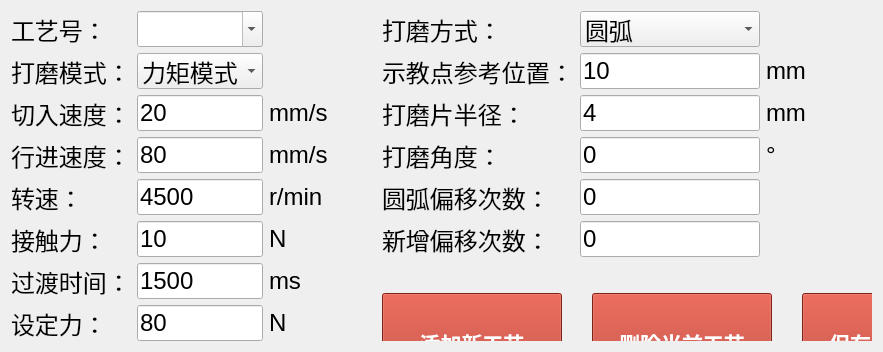
      <widget class="QWidget" name="page_2">
       <property name="font">
        <font>
         <pointsize>9</pointsize>
        </font>
       </property>
       <property name="accessibleName">
        <string>工艺</string>
       </property>
       <property name="styleSheet">
        <string notr="true"/>
       </property>
       <layout class="QGridLayout" name="gridLayout" columnstretch="1,1,1,1,1,1">
        <item row="0" column="0">
         <widget class="QLabel" name="lblCraftID">
          <property name="sizePolicy">
           <sizepolicy hsizetype="Preferred" vsizetype="Preferred">
            <horstretch>0</horstretch>
            <verstretch>0</verstretch>
           </sizepolicy>
          </property>
          <property name="font">
           <font>
            <pointsize>18</pointsize>
           </font>
          </property>
          <property name="text">
           <string>工艺号：</string>
          </property>
         </widget>
        </item>
        <item row="0" column="1">
         <widget class="QComboBox" name="cmbCraftID">
          <property name="sizePolicy">
           <sizepolicy hsizetype="Preferred" vsizetype="Preferred">
            <horstretch>0</horstretch>
            <verstretch>0</verstretch>
           </sizepolicy>
          </property>
          <property name="minimumSize">
           <size>
            <width>0</width>
            <height>0</height>
           </size>
          </property>
          <property name="font">
           <font>
            <pointsize>18</pointsize>
           </font>
          </property>
          <property name="editable">
           <bool>true</bool>
          </property>
         </widget>
        </item>
        <item row="0" column="3">
         <widget class="QLabel" name="lblPolishWay">
          <property name="sizePolicy">
           <sizepolicy hsizetype="Preferred" vsizetype="Preferred">
            <horstretch>0</horstretch>
            <verstretch>0</verstretch>
           </sizepolicy>
          </property>
          <property name="font">
           <font>
            <pointsize>18</pointsize>
           </font>
          </property>
          <property name="text">
           <string>打磨方式：</string>
          </property>
         </widget>
        </item>
        <item row="0" column="4">
         <widget class="QComboBox" name="cmbPolishWay">
          <property name="sizePolicy">
           <sizepolicy hsizetype="Preferred" vsizetype="Preferred">
            <horstretch>0</horstretch>
            <verstretch>0</verstretch>
           </sizepolicy>
          </property>
          <property name="font">
           <font>
            <pointsize>18</pointsize>
           </font>
          </property>
          <item>
           <property name="text">
            <string>圆弧</string>
           </property>
          </item>
          <item>
           <property name="text">
            <string>直线</string>
           </property>
          </item>
          <item>
           <property name="text">
            <string>区域圆弧-横向</string>
           </property>
          </item>
          <item>
           <property name="text">
            <string>区域圆弧-纵向</string>
           </property>
          </item>
          <item>
           <property name="text">
            <string>区域圆弧1</string>
           </property>
          </item>
          <item>
           <property name="text">
            <string>区域圆弧2</string>
           </property>
          </item>
         </widget>
        </item>
        <item row="1" column="0">
         <widget class="QLabel" name="lblPolishMode">
          <property name="sizePolicy">
           <sizepolicy hsizetype="Preferred" vsizetype="Preferred">
            <horstretch>0</horstretch>
            <verstretch>0</verstretch>
           </sizepolicy>
          </property>
          <property name="font">
           <font>
            <pointsize>18</pointsize>
           </font>
          </property>
          <property name="text">
           <string>打磨模式：</string>
          </property>
         </widget>
        </item>
        <item row="1" column="1">
         <widget class="QComboBox" name="cmbPolishMode">
          <property name="sizePolicy">
           <sizepolicy hsizetype="Preferred" vsizetype="Preferred">
            <horstretch>0</horstretch>
            <verstretch>0</verstretch>
           </sizepolicy>
          </property>
          <property name="font">
           <font>
            <pointsize>18</pointsize>
           </font>
          </property>
          <item>
           <property name="text">
            <string>力矩模式</string>
           </property>
          </item>
          <item>
           <property name="text">
            <string>位置模式</string>
           </property>
          </item>
         </widget>
        </item>
        <item row="1" column="3">
         <widget class="QLabel" name="lblTeachPos">
          <property name="sizePolicy">
           <sizepolicy hsizetype="Preferred" vsizetype="Preferred">
            <horstretch>0</horstretch>
            <verstretch>0</verstretch>
           </sizepolicy>
          </property>
          <property name="font">
           <font>
            <pointsize>18</pointsize>
           </font>
          </property>
          <property name="text">
           <string>示教点参考位置：</string>
          </property>
         </widget>
        </item>
        <item row="1" column="4">
         <widget class="QLineEdit" name="leTeachPos">
          <property name="sizePolicy">
           <sizepolicy hsizetype="Expanding" vsizetype="Preferred">
            <horstretch>0</horstretch>
            <verstretch>0</verstretch>
           </sizepolicy>
          </property>
          <property name="font">
           <font>
            <pointsize>18</pointsize>
           </font>
          </property>
          <property name="inputMethodHints">
           <set>Qt::ImhDigitsOnly</set>
          </property>
          <property name="text">
           <string>10</string>
          </property>
         </widget>
        </item>
        <item row="1" column="5">
         <widget class="QLabel" name="label_12">
          <property name="sizePolicy">
           <sizepolicy hsizetype="Preferred" vsizetype="Preferred">
            <horstretch>0</horstretch>
            <verstretch>0</verstretch>
           </sizepolicy>
          </property>
          <property name="font">
           <font>
            <pointsize>18</pointsize>
           </font>
          </property>
          <property name="text">
           <string>mm</string>
          </property>
         </widget>
        </item>
        <item row="2" column="0">
         <widget class="QLabel" name="lblCutinSpeed">
          <property name="sizePolicy">
           <sizepolicy hsizetype="Preferred" vsizetype="Preferred">
            <horstretch>0</horstretch>
            <verstretch>0</verstretch>
           </sizepolicy>
          </property>
          <property name="font">
           <font>
            <pointsize>18</pointsize>
           </font>
          </property>
          <property name="text">
           <string>切入速度：</string>
          </property>
         </widget>
        </item>
        <item row="2" column="1">
         <widget class="QLineEdit" name="leCutinSpeed">
          <property name="sizePolicy">
           <sizepolicy hsizetype="Expanding" vsizetype="Preferred">
            <horstretch>0</horstretch>
            <verstretch>0</verstretch>
           </sizepolicy>
          </property>
          <property name="font">
           <font>
            <pointsize>18</pointsize>
           </font>
          </property>
          <property name="inputMethodHints">
           <set>Qt::ImhDigitsOnly</set>
          </property>
          <property name="text">
           <string>20</string>
          </property>
         </widget>
        </item>
        <item row="2" column="2">
         <widget class="QLabel" name="label_14">
          <property name="sizePolicy">
           <sizepolicy hsizetype="Preferred" vsizetype="Preferred">
            <horstretch>0</horstretch>
            <verstretch>0</verstretch>
           </sizepolicy>
          </property>
          <property name="font">
           <font>
            <pointsize>18</pointsize>
           </font>
          </property>
          <property name="text">
           <string>mm/s</string>
          </property>
         </widget>
        </item>
        <item row="3" column="0">
         <widget class="QLabel" name="lblMoveSpeed">
          <property name="sizePolicy">
           <sizepolicy hsizetype="Preferred" vsizetype="Preferred">
            <horstretch>0</horstretch>
            <verstretch>0</verstretch>
           </sizepolicy>
          </property>
          <property name="font">
           <font>
            <pointsize>18</pointsize>
           </font>
          </property>
          <property name="text">
           <string>行进速度：</string>
          </property>
         </widget>
        </item>
        <item row="3" column="1">
         <widget class="QLineEdit" name="leMoveSpeed">
          <property name="sizePolicy">
           <sizepolicy hsizetype="Expanding" vsizetype="Preferred">
            <horstretch>0</horstretch>
            <verstretch>0</verstretch>
           </sizepolicy>
          </property>
          <property name="font">
           <font>
            <pointsize>18</pointsize>
           </font>
          </property>
          <property name="inputMethodHints">
           <set>Qt::ImhDigitsOnly</set>
          </property>
          <property name="text">
           <string>80</string>
          </property>
         </widget>
        </item>
        <item row="3" column="2">
         <widget class="QLabel" name="label_38">
          <property name="sizePolicy">
           <sizepolicy hsizetype="Preferred" vsizetype="Preferred">
            <horstretch>0</horstretch>
            <verstretch>0</verstretch>
           </sizepolicy>
          </property>
          <property name="font">
           <font>
            <pointsize>18</pointsize>
           </font>
          </property>
          <property name="text">
           <string>mm/s</string>
          </property>
         </widget>
        </item>
        <item row="4" column="0">
         <widget class="QLabel" name="lblRotateSpeed">
          <property name="sizePolicy">
           <sizepolicy hsizetype="Preferred" vsizetype="Preferred">
            <horstretch>0</horstretch>
            <verstretch>0</verstretch>
           </sizepolicy>
          </property>
          <property name="font">
           <font>
            <pointsize>18</pointsize>
           </font>
          </property>
          <property name="text">
           <string>转速：</string>
          </property>
         </widget>
        </item>
        <item row="4" column="1">
         <widget class="QLineEdit" name="leRotateSpeed">
          <property name="sizePolicy">
           <sizepolicy hsizetype="Expanding" vsizetype="Preferred">
            <horstretch>0</horstretch>
            <verstretch>0</verstretch>
           </sizepolicy>
          </property>
          <property name="font">
           <font>
            <pointsize>18</pointsize>
           </font>
          </property>
          <property name="inputMethodHints">
           <set>Qt::ImhDigitsOnly</set>
          </property>
          <property name="text">
           <string>4500</string>
          </property>
         </widget>
        </item>
        <item row="4" column="2">
         <widget class="QLabel" name="label_39">
          <property name="sizePolicy">
           <sizepolicy hsizetype="Preferred" vsizetype="Preferred">
            <horstretch>0</horstretch>
            <verstretch>0</verstretch>
           </sizepolicy>
          </property>
          <property name="font">
           <font>
            <pointsize>18</pointsize>
           </font>
          </property>
          <property name="text">
           <string>r/min</string>
          </property>
         </widget>
        </item>
        <item row="4" column="3">
         <widget class="QLabel" name="lblOffsetCount">
          <property name="sizePolicy">
           <sizepolicy hsizetype="Preferred" vsizetype="Preferred">
            <horstretch>0</horstretch>
            <verstretch>0</verstretch>
           </sizepolicy>
          </property>
          <property name="font">
           <font>
            <pointsize>18</pointsize>
           </font>
          </property>
          <property name="text">
           <string>圆弧偏移次数：</string>
          </property>
         </widget>
        </item>
        <item row="4" column="4">
         <widget class="QLineEdit" name="leOffsetCount">
          <property name="sizePolicy">
           <sizepolicy hsizetype="Expanding" vsizetype="Preferred">
            <horstretch>0</horstretch>
            <verstretch>0</verstretch>
           </sizepolicy>
          </property>
          <property name="font">
           <font>
            <pointsize>18</pointsize>
           </font>
          </property>
          <property name="inputMethodHints">
           <set>Qt::ImhDigitsOnly</set>
          </property>
          <property name="text">
           <string>0</string>
          </property>
         </widget>
        </item>
        <item row="5" column="0">
         <widget class="QLabel" name="lblContactForce">
          <property name="sizePolicy">
           <sizepolicy hsizetype="Preferred" vsizetype="Preferred">
            <horstretch>0</horstretch>
            <verstretch>0</verstretch>
           </sizepolicy>
          </property>
          <property name="font">
           <font>
            <pointsize>18</pointsize>
           </font>
          </property>
          <property name="text">
           <string>接触力：</string>
          </property>
         </widget>
        </item>
        <item row="5" column="1">
         <widget class="QLineEdit" name="leContactForce">
          <property name="sizePolicy">
           <sizepolicy hsizetype="Expanding" vsizetype="Preferred">
            <horstretch>0</horstretch>
            <verstretch>0</verstretch>
           </sizepolicy>
          </property>
          <property name="font">
           <font>
            <pointsize>18</pointsize>
           </font>
          </property>
          <property name="inputMethodHints">
           <set>Qt::ImhDigitsOnly</set>
          </property>
          <property name="text">
           <string>10</string>
          </property>
         </widget>
        </item>
        <item row="5" column="2">
         <widget class="QLabel" name="label_42">
          <property name="sizePolicy">
           <sizepolicy hsizetype="Preferred" vsizetype="Preferred">
            <horstretch>0</horstretch>
            <verstretch>0</verstretch>
           </sizepolicy>
          </property>
          <property name="font">
           <font>
            <pointsize>18</pointsize>
           </font>
          </property>
          <property name="text">
           <string>N</string>
          </property>
         </widget>
        </item>
        <item row="6" column="0">
         <widget class="QLabel" name="lblTransitionTime">
          <property name="sizePolicy">
           <sizepolicy hsizetype="Preferred" vsizetype="Preferred">
            <horstretch>0</horstretch>
            <verstretch>0</verstretch>
           </sizepolicy>
          </property>
          <property name="font">
           <font>
            <pointsize>18</pointsize>
           </font>
          </property>
          <property name="text">
           <string>过渡时间：</string>
          </property>
         </widget>
        </item>
        <item row="6" column="1">
         <widget class="QLineEdit" name="leTransitionTime">
          <property name="sizePolicy">
           <sizepolicy hsizetype="Expanding" vsizetype="Preferred">
            <horstretch>0</horstretch>
            <verstretch>0</verstretch>
           </sizepolicy>
          </property>
          <property name="font">
           <font>
            <pointsize>18</pointsize>
           </font>
          </property>
          <property name="inputMethodHints">
           <set>Qt::ImhDigitsOnly</set>
          </property>
          <property name="text">
           <string>1500</string>
          </property>
         </widget>
        </item>
        <item row="6" column="2">
         <widget class="QLabel" name="label_41">
          <property name="sizePolicy">
           <sizepolicy hsizetype="Preferred" vsizetype="Preferred">
            <horstretch>0</horstretch>
            <verstretch>0</verstretch>
           </sizepolicy>
          </property>
          <property name="font">
           <font>
            <pointsize>18</pointsize>
           </font>
          </property>
          <property name="text">
           <string>ms</string>
          </property>
         </widget>
        </item>
        <item row="7" column="0">
         <widget class="QLabel" name="lblSettingForce">
          <property name="sizePolicy">
           <sizepolicy hsizetype="Preferred" vsizetype="Preferred">
            <horstretch>0</horstretch>
            <verstretch>0</verstretch>
           </sizepolicy>
          </property>
          <property name="font">
           <font>
            <pointsize>18</pointsize>
           </font>
          </property>
          <property name="text">
           <string>设定力：</string>
          </property>
         </widget>
        </item>
        <item row="7" column="1">
         <widget class="QLineEdit" name="leSettingForce">
          <property name="sizePolicy">
           <sizepolicy hsizetype="Expanding" vsizetype="Preferred">
            <horstretch>0</horstretch>
            <verstretch>0</verstretch>
           </sizepolicy>
          </property>
          <property name="font">
           <font>
            <pointsize>18</pointsize>
           </font>
          </property>
          <property name="inputMethodHints">
           <set>Qt::ImhDigitsOnly</set>
          </property>
          <property name="text">
           <string>80</string>
          </property>
         </widget>
        </item>
        <item row="7" column="2">
         <widget class="QLabel" name="label_40">
          <property name="sizePolicy">
           <sizepolicy hsizetype="Preferred" vsizetype="Preferred">
            <horstretch>0</horstretch>
            <verstretch>0</verstretch>
           </sizepolicy>
          </property>
          <property name="font">
           <font>
            <pointsize>18</pointsize>
           </font>
          </property>
          <property name="text">
           <string>N</string>
          </property>
         </widget>
        </item>
        <item row="5" column="3">
         <widget class="QLabel" name="lblAddOffsetCount">
          <property name="sizePolicy">
           <sizepolicy hsizetype="Preferred" vsizetype="Preferred">
            <horstretch>0</horstretch>
            <verstretch>0</verstretch>
           </sizepolicy>
          </property>
          <property name="font">
           <font>
            <pointsize>18</pointsize>
           </font>
          </property>
          <property name="text">
           <string>新增偏移次数：</string>
          </property>
         </widget>
        </item>
        <item row="5" column="4">
         <widget class="QLineEdit" name="leAddOffsetCount">
          <property name="sizePolicy">
           <sizepolicy hsizetype="Expanding" vsizetype="Preferred">
            <horstretch>0</horstretch>
            <verstretch>0</verstretch>
           </sizepolicy>
          </property>
          <property name="font">
           <font>
            <pointsize>18</pointsize>
           </font>
          </property>
          <property name="inputMethodHints">
           <set>Qt::ImhDigitsOnly</set>
          </property>
          <property name="text">
           <string>0</string>
          </property>
         </widget>
        </item>
        <item row="6" column="3" rowspan="2" colspan="3">
         <widget class="QWidget" name="widget" native="true">
          <widget class="QPushButton" name="btnAddNewPara">
           <property name="geometry">
            <rect>
             <x>0</x>
             <y>30</y>
             <width>180</width>
             <height>100</height>
            </rect>
           </property>
           <property name="sizePolicy">
            <sizepolicy hsizetype="Minimum" vsizetype="Fixed">
             <horstretch>0</horstretch>
             <verstretch>0</verstretch>
            </sizepolicy>
           </property>
           <property name="minimumSize">
            <size>
             <width>0</width>
             <height>0</height>
            </size>
           </property>
           <property name="baseSize">
            <size>
             <width>0</width>
             <height>0</height>
            </size>
           </property>
           <property name="font">
            <font>
             <pointsize>16</pointsize>
             <bold>true</bold>
            </font>
           </property>
           <property name="styleSheet">
            <string notr="true">background-color: rgb(173, 49, 34);
color: rgb(255, 255, 255);</string>
           </property>
           <property name="text">
            <string>添加新工艺</string>
           </property>
          </widget>
          <widget class="QPushButton" name="btnDelCurrPara">
           <property name="geometry">
            <rect>
             <x>210</x>
             <y>30</y>
             <width>180</width>
             <height>100</height>
            </rect>
           </property>
           <property name="minimumSize">
            <size>
             <width>0</width>
             <height>0</height>
            </size>
           </property>
           <property name="baseSize">
            <size>
             <width>0</width>
             <height>0</height>
            </size>
           </property>
           <property name="font">
            <font>
             <pointsize>16</pointsize>
             <bold>true</bold>
            </font>
           </property>
           <property name="styleSheet">
            <string notr="true">background-color: rgb(173, 49, 34);
color: rgb(255, 255, 255);</string>
           </property>
           <property name="text">
            <string>删除当前工艺</string>
           </property>
          </widget>
          <widget class="QPushButton" name="btnSaveCurrPara">
           <property name="geometry">
            <rect>
             <x>420</x>
             <y>30</y>
             <width>180</width>
             <height>100</height>
            </rect>
           </property>
           <property name="minimumSize">
            <size>
             <width>0</width>
             <height>0</height>
            </size>
           </property>
           <property name="baseSize">
            <size>
             <width>0</width>
             <height>0</height>
            </size>
           </property>
           <property name="font">
            <font>
             <pointsize>16</pointsize>
             <bold>true</bold>
            </font>
           </property>
           <property name="styleSheet">
            <string notr="true">background-color: rgb(173, 49, 34);
color: rgb(255, 255, 255);</string>
           </property>
           <property name="text">
            <string>保存当前工艺</string>
           </property>
          </widget>
         </widget>
        </item>
        <item row="2" column="5">
         <widget class="QLabel" name="label_13">
          <property name="sizePolicy">
           <sizepolicy hsizetype="Preferred" vsizetype="Preferred">
            <horstretch>0</horstretch>
            <verstretch>0</verstretch>
           </sizepolicy>
          </property>
          <property name="font">
           <font>
            <pointsize>18</pointsize>
           </font>
          </property>
          <property name="text">
           <string>mm</string>
          </property>
         </widget>
        </item>
        <item row="2" column="3">
         <widget class="QLabel" name="lblDiscRadius">
          <property name="sizePolicy">
           <sizepolicy hsizetype="Preferred" vsizetype="Preferred">
            <horstretch>0</horstretch>
            <verstretch>0</verstretch>
           </sizepolicy>
          </property>
          <property name="font">
           <font>
            <pointsize>18</pointsize>
           </font>
          </property>
          <property name="text">
           <string>打磨片半径：</string>
          </property>
         </widget>
        </item>
        <item row="2" column="4">
         <widget class="QLineEdit" name="leDiscRadius">
          <property name="sizePolicy">
           <sizepolicy hsizetype="Expanding" vsizetype="Preferred">
            <horstretch>0</horstretch>
            <verstretch>0</verstretch>
           </sizepolicy>
          </property>
          <property name="font">
           <font>
            <pointsize>18</pointsize>
           </font>
          </property>
          <property name="inputMethodHints">
           <set>Qt::ImhDigitsOnly</set>
          </property>
          <property name="text">
           <string>4</string>
          </property>
         </widget>
        </item>
        <item row="3" column="3">
         <widget class="QLabel" name="lblGrindAngle">
          <property name="sizePolicy">
           <sizepolicy hsizetype="Preferred" vsizetype="Preferred">
            <horstretch>0</horstretch>
            <verstretch>0</verstretch>
           </sizepolicy>
          </property>
          <property name="font">
           <font>
            <pointsize>18</pointsize>
           </font>
          </property>
          <property name="text">
           <string>打磨角度：</string>
          </property>
         </widget>
        </item>
        <item row="3" column="4">
         <widget class="QLineEdit" name="leGrindAngle">
          <property name="sizePolicy">
           <sizepolicy hsizetype="Expanding" vsizetype="Preferred">
            <horstretch>0</horstretch>
            <verstretch>0</verstretch>
           </sizepolicy>
          </property>
          <property name="font">
           <font>
            <pointsize>18</pointsize>
           </font>
          </property>
          <property name="inputMethodHints">
           <set>Qt::ImhDigitsOnly</set>
          </property>
          <property name="text">
           <string>0</string>
          </property>
         </widget>
        </item>
        <item row="3" column="5">
         <widget class="QLabel" name="label_15">
          <property name="sizePolicy">
           <sizepolicy hsizetype="Preferred" vsizetype="Preferred">
            <horstretch>0</horstretch>
            <verstretch>0</verstretch>
           </sizepolicy>
          </property>
          <property name="font">
           <font>
            <pointsize>18</pointsize>
           </font>
          </property>
          <property name="text">
           <string>°</string>
          </property>
         </widget>
        </item>
       </layout>
      </widget>
